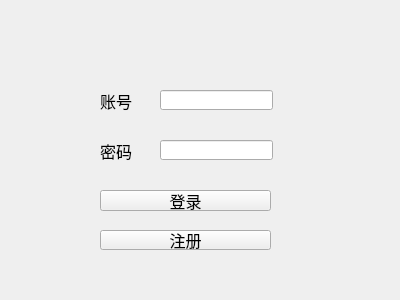
<?xml version="1.0" encoding="UTF-8"?>
<ui version="4.0">
 <class>Widget</class>
 <widget class="QWidget" name="Widget">
  <property name="geometry">
   <rect>
    <x>0</x>
    <y>0</y>
    <width>400</width>
    <height>300</height>
   </rect>
  </property>
  <property name="windowTitle">
   <string>Widget</string>
  </property>
  <widget class="QLineEdit" name="accountLineEdit">
   <property name="geometry">
    <rect>
     <x>160</x>
     <y>90</y>
     <width>113</width>
     <height>20</height>
    </rect>
   </property>
  </widget>
  <widget class="QLineEdit" name="pwdLineEdit">
   <property name="geometry">
    <rect>
     <x>160</x>
     <y>140</y>
     <width>113</width>
     <height>20</height>
    </rect>
   </property>
  </widget>
  <widget class="QLabel" name="label">
   <property name="geometry">
    <rect>
     <x>100</x>
     <y>90</y>
     <width>61</width>
     <height>21</height>
    </rect>
   </property>
   <property name="font">
    <font>
     <family>宋体</family>
     <pointsize>12</pointsize>
    </font>
   </property>
   <property name="text">
    <string>账号</string>
   </property>
   <property name="alignment">
    <set>Qt::AlignLeading|Qt::AlignLeft|Qt::AlignVCenter</set>
   </property>
  </widget>
  <widget class="QLabel" name="label_2">
   <property name="geometry">
    <rect>
     <x>100</x>
     <y>140</y>
     <width>51</width>
     <height>21</height>
    </rect>
   </property>
   <property name="font">
    <font>
     <family>宋体</family>
     <pointsize>12</pointsize>
    </font>
   </property>
   <property name="text">
    <string>密码</string>
   </property>
  </widget>
  <widget class="QPushButton" name="loginButton">
   <property name="geometry">
    <rect>
     <x>100</x>
     <y>190</y>
     <width>171</width>
     <height>21</height>
    </rect>
   </property>
   <property name="font">
    <font>
     <family>宋体</family>
     <pointsize>12</pointsize>
    </font>
   </property>
   <property name="text">
    <string>登录</string>
   </property>
  </widget>
  <widget class="QPushButton" name="registerButton">
   <property name="geometry">
    <rect>
     <x>100</x>
     <y>230</y>
     <width>171</width>
     <height>20</height>
    </rect>
   </property>
   <property name="font">
    <font>
     <family>宋体</family>
     <pointsize>12</pointsize>
    </font>
   </property>
   <property name="text">
    <string>注册</string>
   </property>
  </widget>
 </widget>
 <layoutdefault spacing="6" margin="11"/>
 <resources/>
 <connections/>
</ui>
